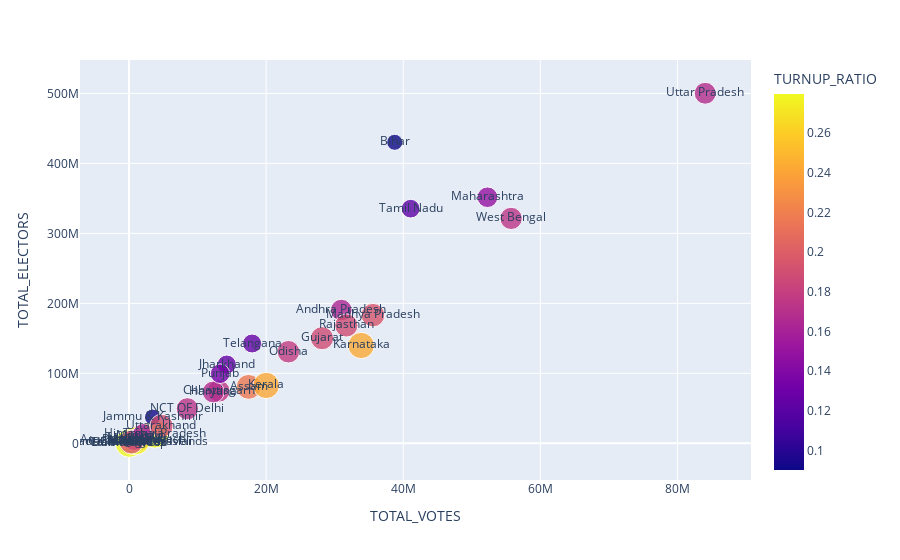
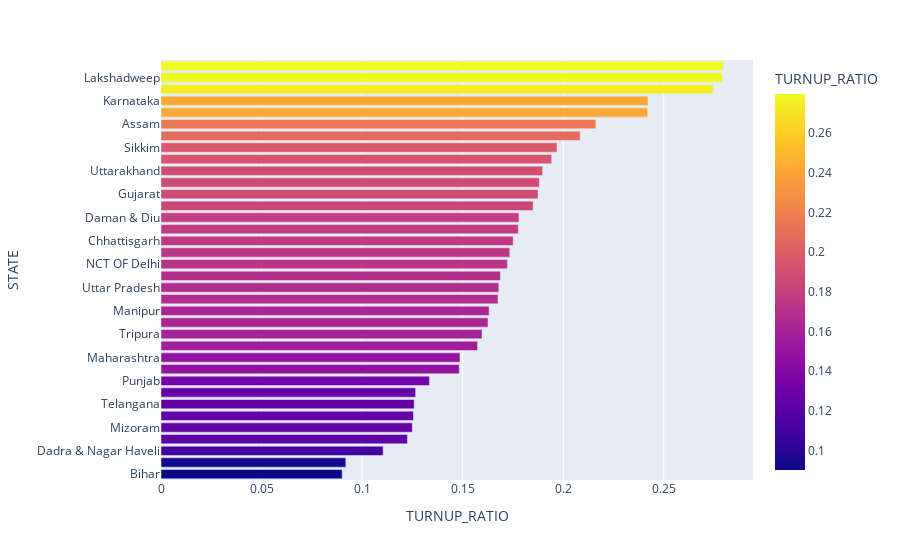

The notebook cell these images were saved under, in order:
### Markdown cell above
### 9. In each state what is the turn-up percentage of voters?

### Code cell
### Voter Turnup means how many electors are there in a state vs how many voted

q9=pd.merge(pd.DataFrame(df.groupby(['STATE'])['TOTAL_VOTES'].sum()).sort_values(by='STATE',ascending=True).reset_index(),pd.DataFrame(df.groupby(['STATE'])['TOTAL_ELECTORS'].sum()).sort_values(by='STATE',ascending=True).reset_index(),how='inner',on='STATE')
q9['TURNUP_RATIO']=q9['TOTAL_VOTES']/q9['TOTAL_ELECTORS']
fig=px.scatter(q9,x='TOTAL_VOTES',y='TOTAL_ELECTORS',color='TURNUP_RATIO',size='TURNUP_RATIO',hover_name='STATE',text='STATE',opacity=0.8,render_mode='auto',height=1000)
print('Average Turnup Ratio :',"{:.1%}".format(q9['TURNUP_RATIO'].mean()))
fig.show()
fig2= px.bar(q9[['STATE','TURNUP_RATIO']].sort_values(by='TURNUP_RATIO',ascending=True),x='TURNUP_RATIO',y='STATE',height=1000,color='TURNUP_RATIO')
fig2.show()

### Figure 1 — Plotly figure (JSON) as saved in the notebook; plotly's stock layout.template omitted (floating-point values rounded to 4 significant figures)
{"data": [{"hovertemplate": "<b>%{hovertext}</b><br><br>TOTAL_VOTES=%{x}<br>TOTAL_ELECTORS=%{y}<br>TURNUP_RATIO=%{marker.color}<br>STATE=%{text}<extra></extra>", "hovertext": ["Andaman & Nicobar Islands", "Andhra Pradesh", "Arunachal Pradesh", "Assam", "Bihar", "Chandigarh", "Chhattisgarh", "Dadra & Nagar Haveli", "Daman & Diu", "Goa", "Gujarat", "Haryana", "Himachal Pradesh", "Jammu & Kashmir", "Jharkhand", "Karnataka", "Kerala", "Lakshadweep", "Madhya Pradesh", "Maharashtra", "Manipur", "Meghalaya", "Mizoram", "NCT OF Delhi", "Nagaland", "Odisha", "Puducherry", "Punjab", "Rajasthan", "Sikkim", "Tamil Nadu", "Telangana", "Tripura", "Uttar Pradesh", "Uttarakhand", "West Bengal"], "legendgroup": "", "marker": {"color": [0.1255, 0.1626, 0.1483, 0.2162, 0.09009, 0.1688, 0.1751, 0.1105, 0.178, 0.1851, 0.1875, 0.1676, 0.2796, 0.0919, 0.1266, 0.2422, 0.242, 0.2792, 0.1943, 0.1487, 0.1632, 0.2084, 0.125, 0.1723, 0.2745, 0.1777, 0.1574, 0.1335, 0.1882, 0.1969, 0.1225, 0.1259, 0.1596, 0.168, 0.1898, 0.1734], "coloraxis": "coloraxis", "opacity": 0.8, "size": [0.1255, 0.1626, 0.1483, 0.2162, 0.09009, 0.1688, 0.1751, 0.1105, 0.178, 0.1851, 0.1875, 0.1676, 0.2796, 0.0919, 0.1266, 0.2422, 0.242, 0.2792, 0.1943, 0.1487, 0.1632, 0.2084, 0.125, 0.1723, 0.2745, 0.1777, 0.1574, 0.1335, 0.1882, 0.1969, 0.1225, 0.1259, 0.1596, 0.168, 0.1898, 0.1734], "sizemode": "area", "sizeref": 0.0006991, "symbol": "circle"}, "mode": "markers+text", "name": "", "orientation": "v", "showlegend": false, "text": ["Andaman & Nicobar Islands", "Andhra Pradesh", "Arunachal Pradesh", "Assam", "Bihar", "Chandigarh", "Chhattisgarh", "Dadra & Nagar Haveli", "Daman & Diu", "Goa", "Gujarat", "Haryana", "Himachal Pradesh", "Jammu & Kashmir", "Jharkhand", "Karnataka", "Kerala", "Lakshadweep", "Madhya Pradesh", "Maharashtra", "Manipur", "Meghalaya", "Mizoram", "NCT OF Delhi", "Nagaland", "Odisha", "Puducherry", "Punjab", "Rajasthan", "Sikkim", "Tamil Nadu", "Telangana", "Tripura", "Uttar Pradesh", "Uttarakhand", "West Bengal"], "type": "scatter", "x": [199875, 30968703, 646335, 17441534, 38755595, 436583, 13092035, 193316, 86677, 840954, 28158684, 12295211, 3738559, 3432240, 14253127, 33859226, 20010727, 46221, 35580595, 52287234, 1598685, 1346669, 495137, 8505810, 999673, 23250248, 766061, 13278930, 31698131, 341973, 41080470, 17956633, 2086829, 84046966, 4726240, 55738817], "xaxis": "x", "y": [1592355, 190456996, 4357603, 80669729, 430194469, 2586916, 74758471, 1750203, 486960, 4544452, 150205972, 73370373, 13369108, 37347874, 112578447, 139813604, 82698658, 165567, 183163627, 351680242, 9797815, 6461378, 3962320, 49380204, 3641331, 130872508, 4867050, 99489639, 168465452, 1736512, 335319266, 142654083, 13073590, 500265479, 24906762, 321405072], "yaxis": "y"}], "layout": {"autosize": true, "coloraxis": {"colorbar": {"title": {"text": "TURNUP_RATIO"}}, "colorscale": [[0, "#0d0887"], [0.1111, "#46039f"], [0.2222, "#7201a8"], [0.3333, "#9c179e"], [0.4444, "#bd3786"], [0.5556, "#d8576b"], [0.6667, "#ed7953"], [0.7778, "#fb9f3a"], [0.8889, "#fdca26"], [1, "#f0f921"]]}, "legend": {"itemsizing": "constant", "tracegroupgap": 0}, "margin": {"t": 60}, "xaxis": {"anchor": "y", "autorange": true, "domain": [0, 1], "range": [-6580000.0, 90270000.0], "title": {"text": "TOTAL_VOTES"}, "type": "linear"}, "yaxis": {"anchor": "x", "autorange": true, "domain": [0, 1], "range": [-39250000.0, 537300000.0], "title": {"text": "TOTAL_ELECTORS"}, "type": "linear"}}}

### Figure 2 — Plotly figure (JSON) as saved in the notebook; plotly's stock layout.template omitted (floating-point values rounded to 4 significant figures)
{"data": [{"alignmentgroup": "True", "hovertemplate": "TURNUP_RATIO=%{marker.color}<br>STATE=%{y}<extra></extra>", "legendgroup": "", "marker": {"color": [0.09009, 0.0919, 0.1105, 0.1225, 0.125, 0.1255, 0.1259, 0.1266, 0.1335, 0.1483, 0.1487, 0.1574, 0.1596, 0.1626, 0.1632, 0.1676, 0.168, 0.1688, 0.1723, 0.1734, 0.1751, 0.1777, 0.178, 0.1851, 0.1875, 0.1882, 0.1898, 0.1943, 0.1969, 0.2084, 0.2162, 0.242, 0.2422, 0.2745, 0.2792, 0.2796], "coloraxis": "coloraxis", "pattern": {"shape": ""}}, "name": "", "offsetgroup": "", "orientation": "h", "showlegend": false, "textposition": "auto", "type": "bar", "x": [0.09009, 0.0919, 0.1105, 0.1225, 0.125, 0.1255, 0.1259, 0.1266, 0.1335, 0.1483, 0.1487, 0.1574, 0.1596, 0.1626, 0.1632, 0.1676, 0.168, 0.1688, 0.1723, 0.1734, 0.1751, 0.1777, 0.178, 0.1851, 0.1875, 0.1882, 0.1898, 0.1943, 0.1969, 0.2084, 0.2162, 0.242, 0.2422, 0.2745, 0.2792, 0.2796], "xaxis": "x", "y": ["Bihar", "Jammu & Kashmir", "Dadra & Nagar Haveli", "Tamil Nadu", "Mizoram", "Andaman & Nicobar Islands", "Telangana", "Jharkhand", "Punjab", "Arunachal Pradesh", "Maharashtra", "Puducherry", "Tripura", "Andhra Pradesh", "Manipur", "Haryana", "Uttar Pradesh", "Chandigarh", "NCT OF Delhi", "West Bengal", "Chhattisgarh", "Odisha", "Daman & Diu", "Goa", "Gujarat", "Rajasthan", "Uttarakhand", "Madhya Pradesh", "Sikkim", "Meghalaya", "Assam", "Kerala", "Karnataka", "Nagaland", "Lakshadweep", "Himachal Pradesh"], "yaxis": "y"}], "layout": {"autosize": true, "barmode": "relative", "coloraxis": {"colorbar": {"title": {"text": "TURNUP_RATIO"}}, "colorscale": [[0, "#0d0887"], [0.1111, "#46039f"], [0.2222, "#7201a8"], [0.3333, "#9c179e"], [0.4444, "#bd3786"], [0.5556, "#d8576b"], [0.6667, "#ed7953"], [0.7778, "#fb9f3a"], [0.8889, "#fdca26"], [1, "#f0f921"]]}, "legend": {"tracegroupgap": 0}, "margin": {"t": 60}, "xaxis": {"anchor": "y", "autorange": true, "domain": [0, 1], "range": [0, 0.2944], "title": {"text": "TURNUP_RATIO"}, "type": "linear"}, "yaxis": {"anchor": "x", "autorange": true, "domain": [0, 1], "range": [-0.5, 35.5], "title": {"text": "STATE"}, "type": "category"}}}
